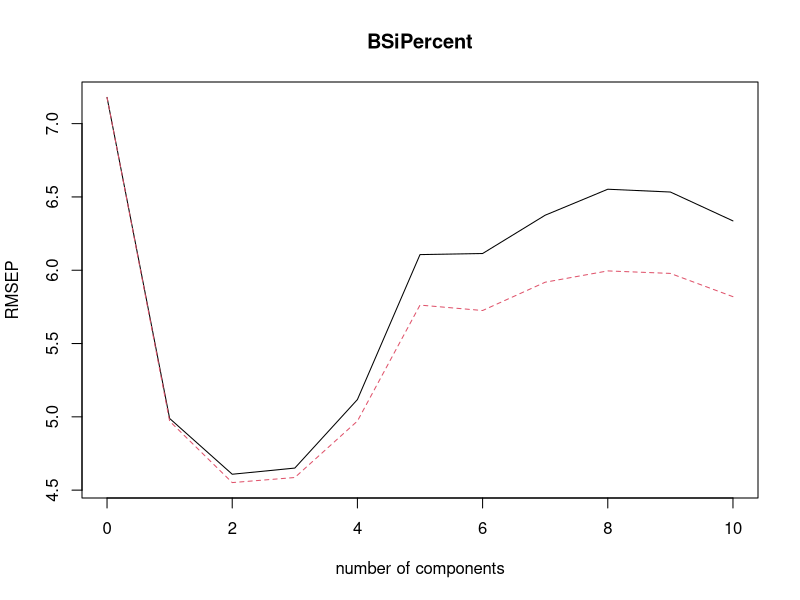
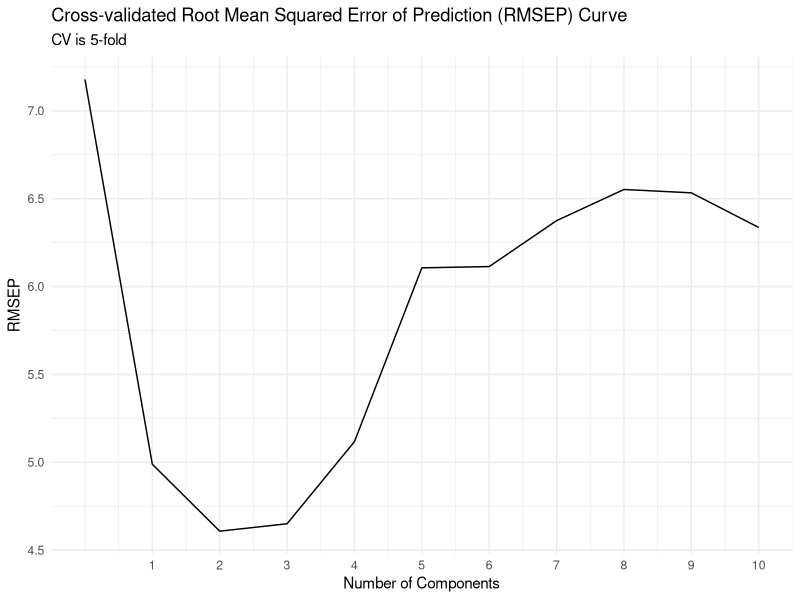

Generate these figures, in order, with R: (Note: this script raises an error after producing the figures.)
#Load relevant libraries----
library(pls)
library(tidyverse)
library(scales)
library(readr)
#Load Absorbance Data----
  #Read in data containing wet chem BSi percentages 
  data <- read_csv("csvFiles/resolvedSampleNames-2.csv") ### 28 3699
  data <- data %>%
    select(-1)
  dim(data) ## 28 3698
  
#Code for PLS model----
  
    ##Select CV based on number of samples
    
    ### Cross-Validation is 5-fold ###
    pls2 <- plsr(BSiPercent~., ncomp = 10, data=data, validation = "CV", segments = 5)
    ### Summary 
    print(summary(pls2))
#Root Mean Squared Error Plots----
  
      #Plot RMSEP
      plot(RMSEP(pls2))
    
      ## save root mean squared error of prediction to object res
      res2 <- RMSEP(pls2)
      
      #Dataframe with cross validation and number of components
      Five_fold_CV <- cbind.data.frame(cv = res2$val[1,,], ncomps = 0:10)
      
      #Number of components graph 
      ggplot(Five_fold_CV, aes(ncomps, cv)) +
        geom_line() +
        labs(title = "Cross-validated Root Mean Squared Error of Prediction (RMSEP) Curve", 
             subtitle="CV is 5-fold",
             y = "RMSEP", 
             x = "Number of Components") +
        scale_x_continuous(breaks = c(1:10)) + 
        theme_minimal()
#Create "test data" with different loadings ----
  
    ## Load Opus txt file 
       # reading in list of txt files and converting it to a df
        
      ## read in txt files automatically
      fname <- list.files("OPUS", full.names = T)
      
      ##FUNCTION 1: Add Sample Names
      addSampleNames <- function(fname) {
        ## creates list of txt files
        filelist <- lapply(fname, read.delim, header = F)
        
        ## Adding sample IDs (reference to lake core)
        names(filelist) <- gsub(".*/(.*)\\..*", "\\1", fname)
        
        return(filelist)
      }
      
      #Save list of txt files with sample names
      filelist <- addSampleNames(fname)
      
      # save the transformed df to a new list of df called reformattedData
      reformattedData <- lapply(filelist, function(x) {
        pivot_wider(x, names_from = V1, values_from = V2)
      })
      
      # Unlist the reformattedData list into matrix
      allNames <- lapply(reformattedData, names) 
      
      # convert matrix into dataframe
      allNames2 <- as.data.frame(do.call("rbind",allNames))
      
      wavenumber <- as.numeric(as.vector(unname(t(allNames2[1,])))) ### 1 3697
  
      
#Data frame for different loadings
      #loadings, #first column of random opus txt file)
      testdata<- cbind.data.frame(loadings_1 = pls2$loadings[,1], 
                                  loadings_2= pls2$loadings[,2], 
                                  loadings_3 = pls2$loadings[,3], 
                                  weighted_loading_1 = pls2$loading.weights[,1], 
                                  weighted_loading_2 = pls2$loading.weights[,2], 
                                  weighted_loading_3 = pls2$loading.weights[,3], 
                                  wavenumber = wavenumber)
      
#Loading Plots----
 
         #Loading plot for Full Spectrum loading 1 with legend and vertical lines
         
         ggplot(testdata, aes(x=wavenumber)) + 
         geom_line (aes(y = weighted_loading_1, colour = "1st Component")) +
         geom_line (aes(y = weighted_loading_2, color = "2nd Component")) + 
         geom_line (aes(y = weighted_loading_3, colour = "3rd Component")) + 
         
         scale_colour_manual("", 
                             breaks = c("1st Component", "2nd Component", "3rd Component"),
                             values = c("blue", "dark green", "orange")) +
         
         labs(y="Weighted Loadings", 
              x=expression(Wavenumber(cm^-1)), 
              title='Loading Plot for Three Components: Full Spectrum, n = 28',
              subtitle= expression("Where wavenumber ranges from ~7500 to ~370" ~ cm^{-1}))+
         scale_x_reverse() + 
         theme_minimal()
      
